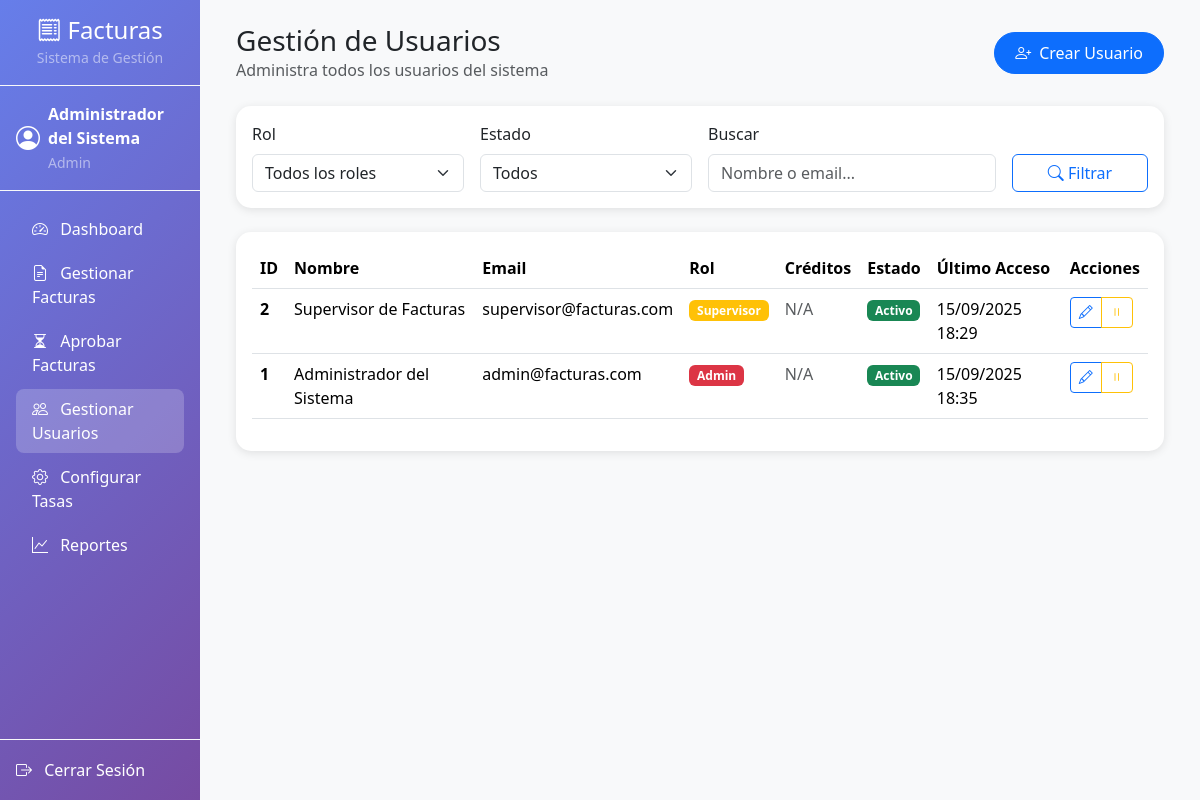
Page /admin/usuarios (signed in) on the committed database.
### app/models.py (models this page shows, shortened)
class User(UserMixin, db.Model):
    __tablename__ = "users"
    id = db.Column(db.Integer, primary_key=True)
    nombre = db.Column(db.String(100), nullable=False)
    email = db.Column(db.String(120), unique=True, nullable=False)
    password_hash = db.Column(db.String(255), nullable=False)
    rol = db.Column(db.String(20), nullable=False, default="usuario")  # admin, supervisor, usuario
    creditos = db.Column(db.Integer, default=5)
    activo = db.Column(db.Boolean, default=True)
    creado_en = db.Column(db.DateTime, default=datetime.utcnow)
    ultimo_acceso = db.Column(db.DateTime, default=datetime.utcnow)
    facturas = db.relationship("Factura", foreign_keys="Factura.usuario_id", backref="usuario", lazy=True)
    facturas_supervisadas = db.relationship("Factura", foreign_keys="Factura.supervisor_id", backref="supervisor", lazy=True)
    facturas_administradas = db.relationship("Factura", foreign_keys="Factura.admin_id", backref="admin", lazy=True)
    def is_admin(self):
        return self.rol == "admin"
    def is_supervisor(self):
        return self.rol == "supervisor"
    def is_usuario(self):
        return self.rol == "usuario"

### app/routes/admins.py (the view, shortened to what this page needs)
@bp.route("/usuarios")
@login_required
@admin_required
def gestionar_usuarios():
    page = request.args.get('page', 1, type=int)
    search = request.args.get('search', '')
    rol_filtro = request.args.get('rol', '')
    query = User.query
    if rol_filtro:
        query = query.filter_by(rol=rol_filtro)
    query = query.order_by(User.creado_en.desc())
    usuarios = query.paginate(
        page=page,
        per_page=20,
        error_out=False
    )
    return render_template("admins/gestionar_usuarios.html",
                         usuarios=usuarios,
                         search=search,
                         rol_filtro=rol_filtro)

### app/routes/admins.py (called while the page is built)
def admin_required(f):
    @wraps(f)
    def decorated_function(*args, **kwargs):
        if not current_user.is_authenticated or not current_user.is_admin():
            flash("No tienes permisos para acceder a esta sección.", "danger")
            return redirect(url_for("main.index"))
        return f(*args, **kwargs)
    return decorated_function

### app/templates/admins/gestionar_usuarios.html (shortened to what this page needs)
{% extends "base.html" %}
{% block content %}
<div class="d-flex justify-content-between align-items-center mb-4">
    <div>
        <h1 class="h3 mb-0">Gestión de Usuarios</h1>
        <p class="text-muted mb-0">Administra todos los usuarios del sistema</p>
    </div>
    <button class="btn btn-primary btn-custom" data-bs-toggle="modal" data-bs-target="#crearUsuarioModal">
        <i class="bi bi-person-plus me-2"></i>Crear Usuario
    </button>
</div>
<div class="card mb-4">
    <div class="card-body">
        <form method="GET" class="row g-3">
            <div class="col-md-3">
                <label for="rol" class="form-label">Rol</label>
                <select name="rol" id="rol" class="form-select">
                    <option value="">Todos los roles</option>
                </select>
            </div>
            <div class="col-md-3">
                <label for="estado" class="form-label">Estado</label>
                <select name="estado" id="estado" class="form-select">
                    <option value="">Todos</option>
                </select>
            </div>
            <div class="col-md-4">
                <label for="buscar" class="form-label">Buscar</label>
                <input type="text" name="buscar" id="buscar" class="form-control"
                       placeholder="Nombre o email..." value="{{ request.args.get('buscar', '') }}">
            </div>
            <div class="col-md-2">
                <label class="form-label">&nbsp;</label>
                <div class="d-grid">
                    <button type="submit" class="btn btn-outline-primary">
                        <i class="bi bi-search"></i> Filtrar
                    </button>
                </div>
            </div>
        </form>
    </div>
</div>
<div class="card">
    <div class="card-body">
        {% if usuarios %}
            <div class="table-responsive">
                <table class="table table-hover">
                    <thead>
                        <tr>
                            <th>ID</th>
                            <th>Nombre</th>
                            <th>Email</th>
                            <th>Rol</th>
                            <th>Créditos</th>
                            <th>Estado</th>
                            <th>Último Acceso</th>
                            <th>Acciones</th>
                        </tr>
                    </thead>
                    <tbody>
                        {% for usuario in usuarios %}
                        <tr>
                            <td><strong>{{ usuario.id }}</strong></td>
                            <td>{{ usuario.nombre }}</td>
                            <td>{{ usuario.email }}</td>
                            <td>
                                {% set rol_class = {
                                    'admin': 'danger',
                                    'supervisor': 'warning',
                                    'usuario': 'primary'
                                } %}
                                <span class="badge bg-{{ rol_class.get(usuario.rol, 'secondary') }}">
                                    {{ usuario.rol|title }}
                                </span>
                            </td>
                            <td>
                                {% if usuario.rol == 'usuario' %}
                                    <span class="badge bg-info">{{ usuario.creditos }}</span>
                                {% else %}
                                    <span class="text-muted">N/A</span>
                                {% endif %}
                            </td>
                            <td>
                                {% if usuario.activo %}
                                    <span class="badge bg-success">Activo</span>
                                {% else %}
                                    <span class="badge bg-danger">Inactivo</span>
                                {% endif %}
                            </td>
                            <td>
                                {% if usuario.ultimo_acceso %}
                                    {{ usuario.ultimo_acceso.strftime('%d/%m/%Y %H:%M') }}
                                {% else %}
                                    <span class="text-muted">Nunca</span>
                                {% endif %}
                            </td>
                            <td>
                                <div class="btn-group" role="group">
                                    <a href="{{ url_for('admins.editar_usuario', id=usuario.id) }}"
                                       class="btn btn-sm btn-outline-primary">
                                        <i class="bi bi-pencil"></i>
                                    </a>
                                    {% if usuario.activo %}
                                        <button class="btn btn-sm btn-outline-warning"
                                                onclick="toggleUsuario({{ usuario.id }}, false)">
                                            <i class="bi bi-pause"></i>
                                        </button>
                                    {% else %}
                                        <button class="btn btn-sm btn-outline-success"
                                                onclick="toggleUsuario({{ usuario.id }}, true)">
                                            <i class="bi bi-play"></i>
                                        </button>
                                    {% endif %}
                                </div>
                            </td>
                        </tr>
                        {% endfor %}
                    </tbody>
                </table>
            </div>
        {% else %}
            <div class="text-center py-4">
                <i class="bi bi-people display-4 text-muted mb-3"></i>
                <h5 class="text-muted">No se encontraron usuarios</h5>
            </div>
        {% endif %}
    </div>
</div>
{% endblock %}

### app/templates/base.html (shortened to what this page needs)
<!DOCTYPE html>
<html lang="es">
<head>
    <link href="https://cdn.jsdelivr.net/npm/bootstrap@5.3.2/dist/css/bootstrap.min.css" rel="stylesheet">
    <link rel="stylesheet" href="https://cdn.jsdelivr.net/npm/bootstrap-icons@1.11.0/font/bootstrap-icons.css">
</head>
<body>
    {% if current_user.is_authenticated %}
    <div class="container-fluid">
        <div class="row">
            <nav class="col-md-3 col-lg-2 sidebar px-0">
                <div class="d-flex flex-column h-100">
                    <div class="p-3 text-center border-bottom border-light">
                        <h4 class="text-white mb-0">
                            <i class="bi bi-receipt"></i> Facturas
                        </h4>
                        <small class="text-white-50">Sistema de Gestión</small>
                    </div>
                    <div class="p-3 border-bottom border-light">
                        <div class="d-flex align-items-center text-white">
                            <i class="bi bi-person-circle fs-4 me-2"></i>
                            <div>
                                <div class="fw-bold">{{ current_user.nombre }}</div>
                                <small class="text-white-50">{{ current_user.rol|title }}</small>
                            </div>
                        </div>
                    </div>
                    <ul class="nav flex-column flex-fill p-3">
                        <li class="nav-item">
                            <a class="nav-link {% if request.endpoint and 'dashboard' in request.endpoint %}active{% endif %}"
                               href="{% if current_user.is_admin() %}{{ url_for('admins.dashboard') }}{% elif current_user.is_supervisor() %}{{ url_for('supervisores.dashboard') }}{% else %}{{ url_for('usuarios.dashboard') }}{% endif %}">
                                <i class="bi bi-speedometer2 me-2"></i> Dashboard
                            </a>
                        </li>
                        {% if current_user.is_usuario() %}
                        <li class="nav-item">
                            <a class="nav-link {% if request.endpoint == 'usuarios.crear_factura' %}active{% endif %}"
                               href="{{ url_for('usuarios.crear_factura') }}">
                                <i class="bi bi-plus-circle me-2"></i> Crear Factura
                            </a>
                        </li>
                        <li class="nav-item">
                            <a class="nav-link {% if request.endpoint == 'usuarios.mis_facturas' %}active{% endif %}"
                               href="{{ url_for('usuarios.mis_facturas') }}">
                                <i class="bi bi-file-earmark-text me-2"></i> Mis Facturas
                            </a>
                        </li>
                        <li class="nav-item">
                            <a class="nav-link {% if request.endpoint == 'usuarios.notificaciones' %}active{% endif %}"
                               href="{{ url_for('usuarios.notificaciones') }}">
                                <i class="bi bi-bell me-2 position-relative"></i> Notificaciones
                                {% set unread_count = current_user.notificaciones|selectattr('leida', 'equalto', false)|list|length %}
                                {% if unread_count > 0 %}
                                <span class="notification-badge">{{ unread_count }}</span>
                                {% endif %}
                            </a>
                        </li>
                        {% elif current_user.is_admin() %}
                        <li class="nav-item">
                            <a class="nav-link {% if request.endpoint == 'admins.gestionar_facturas' %}active{% endif %}"
                               href="{{ url_for('admins.gestionar_facturas') }}">
                                <i class="bi bi-file-earmark-text me-2"></i> Gestionar Facturas
                            </a>
                        </li>
                        <li class="nav-item">
                            <a class="nav-link {% if request.endpoint == 'admins.facturas_pendientes' %}active{% endif %}"
                               href="{{ url_for('admins.facturas_pendientes') }}">
                                <i class="bi bi-hourglass-split me-2"></i> Aprobar Facturas
                            </a>
                        </li>
                        <li class="nav-item">
                            <a class="nav-link {% if request.endpoint == 'admins.gestionar_usuarios' %}active{% endif %}"
                               href="{{ url_for('admins.gestionar_usuarios') }}">
                                <i class="bi bi-people me-2"></i> Gestionar Usuarios
                            </a>
                        </li>
                        <li class="nav-item">
                            <a class="nav-link {% if request.endpoint == 'admins.configurar_tasas' %}active{% endif %}"
                               href="{{ url_for('admins.configurar_tasas') }}">
                                <i class="bi bi-gear me-2"></i> Configurar Tasas
                            </a>
                        </li>
                        <li class="nav-item">
                            <a class="nav-link {% if request.endpoint == 'admins.estadisticas' %}active{% endif %}"
                               href="{{ url_for('admins.estadisticas') }}">
                                <i class="bi bi-graph-up me-2"></i> Reportes
                            </a>
                        </li>
                        {% endif %}
                    </ul>
                    <div class="p-3 border-top border-light">
                        <a href="{{ url_for('auth.logout') }}" class="nav-link text-white">
                            <i class="bi bi-box-arrow-right me-2"></i> Cerrar Sesión
                        </a>
                    </div>
                </div>
            </nav>
            <main class="col-md-9 col-lg-10 main-content">
                <div class="p-4">
                    {% block content %}{% endblock %}
                </div>
            </main>
        </div>
    </div>
    {% endif %}
</body>
</html>

### app/templates/base.html (style rules this page uses)
.sidebar { background: linear-gradient(135deg, #667eea 0%, #764ba2 100%); min-height: 100vh; transition: all 0.3s; }
.sidebar .nav-link { color: white; border-radius: 8px; margin: 2px 0; transition: all 0.3s; }
.sidebar .nav-link:hover, .sidebar .nav-link.active { background-color: rgba(255, 255, 255, 0.2); color: white; }
.card { border: none; border-radius: 15px; box-shadow: 0 2px 10px rgba(0,0,0,0.1); transition: transform 0.3s, box-shadow 0.3s; }
.btn-custom { border-radius: 25px; padding: 8px 20px; font-weight: 500; transition: all 0.3s; }
.main-content { background-color: #f8f9fa; min-height: 100vh; }

### rows in the picture
User: nombre "Administrador del Sistema", rol "Admin", id "1", email "admin@facturas.com", shows "N/A", activo "Activo", ultimo_acceso "15/09/2025 18:35"
User: id "2", nombre "Supervisor de Facturas", email "supervisor@facturas.com", rol "Supervisor", shows "N/A", activo "Activo", ultimo_acceso "15/09/2025 18:29"
